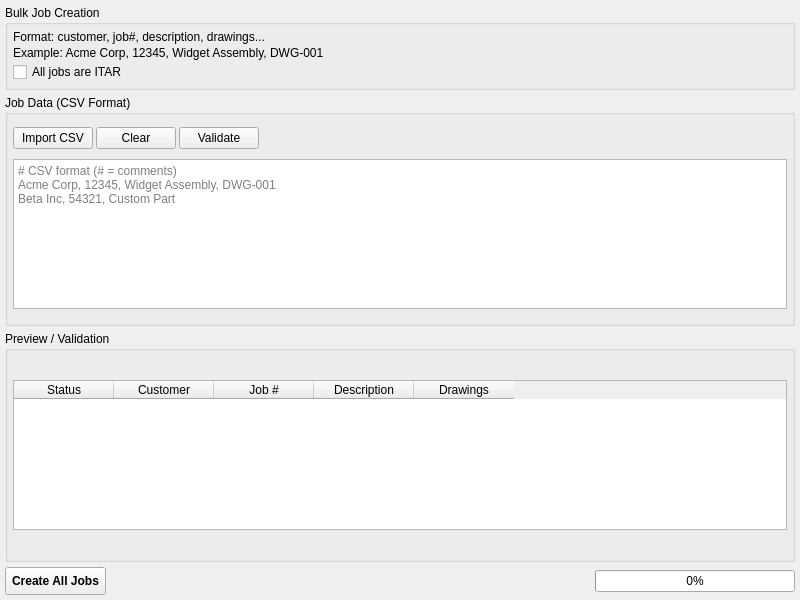
<?xml version="1.0" encoding="UTF-8"?>
<ui version="4.0">
 <class>BulkTab</class>
 <widget class="QWidget" name="BulkTab">
  <property name="geometry">
   <rect>
    <x>0</x>
    <y>0</y>
    <width>800</width>
    <height>600</height>
   </rect>
  </property>
  <property name="windowTitle">
   <string>Bulk Job Creation</string>
  </property>
  <layout class="QVBoxLayout" name="verticalLayout">
   <property name="spacing">
    <number>5</number>
   </property>
   <property name="leftMargin">
    <number>5</number>
   </property>
   <property name="topMargin">
    <number>5</number>
   </property>
   <property name="rightMargin">
    <number>5</number>
   </property>
   <property name="bottomMargin">
    <number>5</number>
   </property>
   <item>
    <widget class="QGroupBox" name="inst_group">
     <property name="title">
      <string>Bulk Job Creation</string>
     </property>
     <layout class="QVBoxLayout" name="inst_layout">
      <property name="spacing">
       <number>2</number>
      </property>
      <property name="leftMargin">
       <number>5</number>
      </property>
      <property name="topMargin">
       <number>5</number>
      </property>
      <property name="rightMargin">
       <number>5</number>
      </property>
      <property name="bottomMargin">
       <number>5</number>
      </property>
      <item>
       <widget class="QLabel" name="label">
        <property name="text">
         <string>Format: customer, job#, description, drawings...</string>
        </property>
       </widget>
      </item>
      <item>
       <widget class="QLabel" name="label_2">
        <property name="text">
         <string>Example: Acme Corp, 12345, Widget Assembly, DWG-001</string>
        </property>
       </widget>
      </item>
      <item>
       <widget class="QCheckBox" name="bulk_itar_check">
        <property name="text">
         <string>All jobs are ITAR</string>
        </property>
       </widget>
      </item>
     </layout>
    </widget>
   </item>
   <item>
    <widget class="QGroupBox" name="text_group">
     <property name="title">
      <string>Job Data (CSV Format)</string>
     </property>
     <layout class="QVBoxLayout" name="text_layout">
      <property name="spacing">
       <number>3</number>
      </property>
      <property name="leftMargin">
       <number>5</number>
      </property>
      <property name="topMargin">
       <number>5</number>
      </property>
      <property name="rightMargin">
       <number>5</number>
      </property>
      <property name="bottomMargin">
       <number>5</number>
      </property>
      <item>
       <layout class="QHBoxLayout" name="toolbar">
        <item>
         <widget class="QPushButton" name="import_btn">
          <property name="text">
           <string>Import CSV</string>
          </property>
         </widget>
        </item>
        <item>
         <widget class="QPushButton" name="clear_bulk_btn">
          <property name="text">
           <string>Clear</string>
          </property>
         </widget>
        </item>
        <item>
         <widget class="QPushButton" name="validate_btn">
          <property name="text">
           <string>Validate</string>
          </property>
         </widget>
        </item>
        <item>
         <spacer name="horizontalSpacer">
          <property name="orientation">
           <enum>Qt::Horizontal</enum>
          </property>
          <property name="sizeHint" stdset="0">
           <size>
            <width>40</width>
            <height>20</height>
           </size>
          </property>
         </spacer>
        </item>
       </layout>
      </item>
      <item>
       <widget class="QPlainTextEdit" name="bulk_text">
        <property name="maximumSize">
         <size>
          <width>16777215</width>
          <height>150</height>
         </size>
        </property>
        <property name="placeholderText">
         <string># CSV format (# = comments)
Acme Corp, 12345, Widget Assembly, DWG-001
Beta Inc, 54321, Custom Part</string>
        </property>
       </widget>
      </item>
     </layout>
    </widget>
   </item>
   <item>
    <widget class="QGroupBox" name="preview_group">
     <property name="title">
      <string>Preview / Validation</string>
     </property>
     <layout class="QVBoxLayout" name="preview_layout">
      <property name="leftMargin">
       <number>5</number>
      </property>
      <property name="topMargin">
       <number>5</number>
      </property>
      <property name="rightMargin">
       <number>5</number>
      </property>
      <property name="bottomMargin">
       <number>5</number>
      </property>
      <item>
       <widget class="QTableWidget" name="bulk_table">
        <property name="maximumSize">
         <size>
          <width>16777215</width>
          <height>150</height>
         </size>
        </property>
        <column>
         <property name="text">
          <string>Status</string>
         </property>
        </column>
        <column>
         <property name="text">
          <string>Customer</string>
         </property>
        </column>
        <column>
         <property name="text">
          <string>Job #</string>
         </property>
        </column>
        <column>
         <property name="text">
          <string>Description</string>
         </property>
        </column>
        <column>
         <property name="text">
          <string>Drawings</string>
         </property>
        </column>
       </widget>
      </item>
     </layout>
    </widget>
   </item>
   <item>
    <layout class="QHBoxLayout" name="btn_layout">
     <item>
      <widget class="QPushButton" name="create_bulk_btn">
       <property name="styleSheet">
        <string notr="true">font-weight: bold; padding: 6px;</string>
       </property>
       <property name="text">
        <string>Create All Jobs</string>
       </property>
      </widget>
     </item>
     <item>
      <widget class="QLabel" name="bulk_status_label">
       <property name="text">
        <string/>
       </property>
      </widget>
     </item>
     <item>
      <spacer name="horizontalSpacer_2">
       <property name="orientation">
        <enum>Qt::Horizontal</enum>
       </property>
       <property name="sizeHint" stdset="0">
        <size>
         <width>40</width>
         <height>20</height>
        </size>
       </property>
      </spacer>
     </item>
     <item>
      <widget class="QProgressBar" name="bulk_progress">
       <property name="maximumSize">
        <size>
         <width>200</width>
         <height>16777215</height>
        </size>
       </property>
       <property name="visible">
        <bool>false</bool>
       </property>
       <property name="value">
        <number>0</number>
       </property>
      </widget>
     </item>
    </layout>
   </item>
  </layout>
 </widget>
 <resources/>
 <connections/>
</ui>
